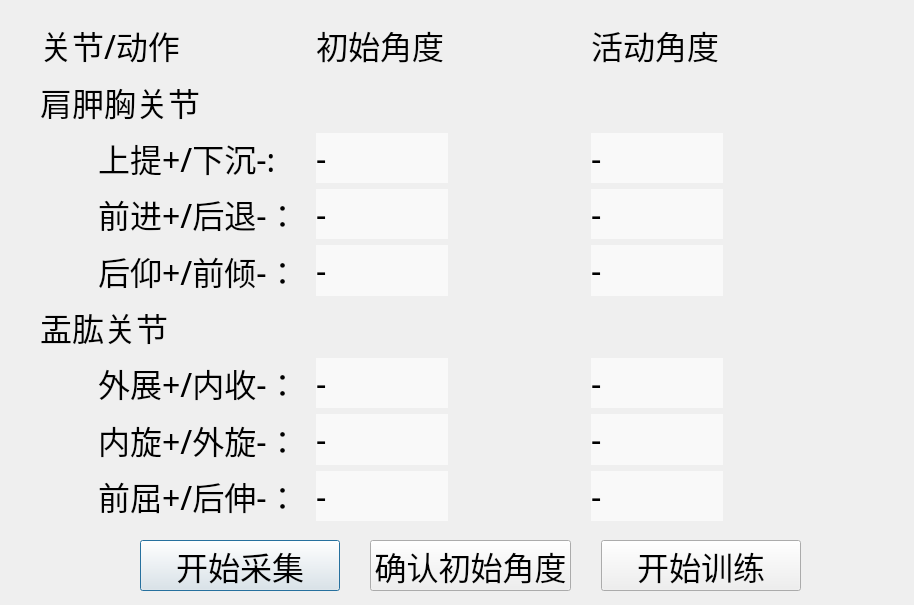
<?xml version="1.0" encoding="UTF-8"?>
<ui version="4.0">
 <class>Dialog</class>
 <widget class="QDialog" name="Dialog">
  <property name="geometry">
   <rect>
    <x>0</x>
    <y>0</y>
    <width>914</width>
    <height>605</height>
   </rect>
  </property>
  <property name="windowTitle">
   <string>Dialog</string>
  </property>
  <widget class="QWidget" name="horizontalLayoutWidget_3">
   <property name="geometry">
    <rect>
     <x>130</x>
     <y>540</y>
     <width>681</width>
     <height>51</height>
    </rect>
   </property>
   <property name="font">
    <font>
     <family>Heiti SC</family>
     <pointsize>24</pointsize>
    </font>
   </property>
   <layout class="QHBoxLayout" name="horizontalLayout_3" stretch="0,0,0">
    <property name="spacing">
     <number>30</number>
    </property>
    <property name="sizeConstraint">
     <enum>QLayout::SetDefaultConstraint</enum>
    </property>
    <property name="leftMargin">
     <number>10</number>
    </property>
    <property name="rightMargin">
     <number>10</number>
    </property>
    <item>
     <widget class="QPushButton" name="btnBeginSerial">
      <property name="font">
       <font>
        <family>Heiti SC</family>
        <pointsize>24</pointsize>
       </font>
      </property>
      <property name="text">
       <string>开始采集</string>
      </property>
     </widget>
    </item>
    <item>
     <widget class="QPushButton" name="btnInitAngle">
      <property name="font">
       <font>
        <family>Heiti SC</family>
        <pointsize>24</pointsize>
       </font>
      </property>
      <property name="text">
       <string>确认初始角度</string>
      </property>
     </widget>
    </item>
    <item>
     <widget class="QPushButton" name="btnBeginTrain">
      <property name="font">
       <font>
        <family>Heiti SC</family>
        <pointsize>24</pointsize>
       </font>
      </property>
      <property name="styleSheet">
       <string notr="true"/>
      </property>
      <property name="text">
       <string>开始训练</string>
      </property>
     </widget>
    </item>
   </layout>
  </widget>
  <widget class="QWidget" name="gridLayoutWidget">
   <property name="geometry">
    <rect>
     <x>40</x>
     <y>20</y>
     <width>821</width>
     <height>501</height>
    </rect>
   </property>
   <property name="font">
    <font>
     <family>Heiti SC</family>
     <pointsize>24</pointsize>
    </font>
   </property>
   <layout class="QGridLayout" name="gridLayout" columnstretch="0,0,0">
    <item row="4" column="2">
     <layout class="QHBoxLayout" name="horizontalLayout_4">
      <item>
       <widget class="QLabel" name="Act_AA_SN_Z">
        <property name="font">
         <font>
          <family>Heiti SC</family>
          <pointsize>24</pointsize>
         </font>
        </property>
        <property name="styleSheet">
         <string notr="true">background:rgb(249, 249, 249)</string>
        </property>
        <property name="text">
         <string>-</string>
        </property>
        <property name="margin">
         <number>10</number>
        </property>
       </widget>
      </item>
      <item>
       <widget class="QLabel" name="Cps_AA_SN_Z">
        <property name="font">
         <font>
          <family>Heiti SC</family>
          <pointsize>24</pointsize>
         </font>
        </property>
        <property name="styleSheet">
         <string notr="true"/>
        </property>
        <property name="text">
         <string/>
        </property>
        <property name="margin">
         <number>10</number>
        </property>
       </widget>
      </item>
     </layout>
    </item>
    <item row="7" column="1">
     <layout class="QGridLayout" name="gridLayout_6">
      <item row="0" column="0">
       <widget class="QLabel" name="Init_GH_AA_Y">
        <property name="font">
         <font>
          <family>Heiti SC</family>
          <pointsize>24</pointsize>
         </font>
        </property>
        <property name="styleSheet">
         <string notr="true">background:rgb(249, 249, 249)</string>
        </property>
        <property name="text">
         <string>-</string>
        </property>
        <property name="margin">
         <number>10</number>
        </property>
       </widget>
      </item>
      <item row="0" column="1">
       <widget class="QLabel" name="placeholder_5">
        <property name="font">
         <font>
          <family>Heiti SC</family>
          <pointsize>24</pointsize>
         </font>
        </property>
        <property name="styleSheet">
         <string notr="true"/>
        </property>
        <property name="text">
         <string/>
        </property>
        <property name="margin">
         <number>10</number>
        </property>
       </widget>
      </item>
     </layout>
    </item>
    <item row="3" column="2">
     <layout class="QHBoxLayout" name="horizontalLayout_2">
      <item>
       <widget class="QLabel" name="Act_AA_SN_Y">
        <property name="font">
         <font>
          <family>Heiti SC</family>
          <pointsize>24</pointsize>
         </font>
        </property>
        <property name="styleSheet">
         <string notr="true">background:rgb(249, 249, 249)</string>
        </property>
        <property name="text">
         <string>-</string>
        </property>
        <property name="margin">
         <number>10</number>
        </property>
       </widget>
      </item>
      <item>
       <widget class="QLabel" name="Cps_AA_SN_Y">
        <property name="font">
         <font>
          <family>Heiti SC</family>
          <pointsize>24</pointsize>
         </font>
        </property>
        <property name="styleSheet">
         <string notr="true"/>
        </property>
        <property name="text">
         <string/>
        </property>
        <property name="margin">
         <number>10</number>
        </property>
       </widget>
      </item>
     </layout>
    </item>
    <item row="8" column="2">
     <layout class="QHBoxLayout" name="horizontalLayout_7">
      <item>
       <widget class="QLabel" name="Act_GH_AA_Z">
        <property name="font">
         <font>
          <family>Heiti SC</family>
          <pointsize>24</pointsize>
         </font>
        </property>
        <property name="styleSheet">
         <string notr="true">background:rgb(249, 249, 249)</string>
        </property>
        <property name="text">
         <string>-</string>
        </property>
        <property name="margin">
         <number>10</number>
        </property>
       </widget>
      </item>
      <item>
       <widget class="QLabel" name="Cps_GH_AA_Z">
        <property name="font">
         <font>
          <family>Heiti SC</family>
          <pointsize>24</pointsize>
         </font>
        </property>
        <property name="styleSheet">
         <string notr="true"/>
        </property>
        <property name="text">
         <string/>
        </property>
        <property name="margin">
         <number>10</number>
        </property>
       </widget>
      </item>
     </layout>
    </item>
    <item row="6" column="2">
     <layout class="QHBoxLayout" name="horizontalLayout_5">
      <item>
       <widget class="QLabel" name="Act_GH_AA_X">
        <property name="font">
         <font>
          <family>Heiti SC</family>
          <pointsize>24</pointsize>
         </font>
        </property>
        <property name="styleSheet">
         <string notr="true">background:rgb(249, 249, 249)</string>
        </property>
        <property name="text">
         <string>-</string>
        </property>
        <property name="margin">
         <number>10</number>
        </property>
       </widget>
      </item>
      <item>
       <widget class="QLabel" name="Cps_GH_AA_X">
        <property name="font">
         <font>
          <family>Heiti SC</family>
          <pointsize>24</pointsize>
         </font>
        </property>
        <property name="styleSheet">
         <string notr="true"/>
        </property>
        <property name="text">
         <string/>
        </property>
        <property name="margin">
         <number>10</number>
        </property>
       </widget>
      </item>
     </layout>
    </item>
    <item row="2" column="2">
     <layout class="QHBoxLayout" name="horizontalLayout">
      <item>
       <widget class="QLabel" name="Act_AA_SN_X">
        <property name="font">
         <font>
          <family>Heiti SC</family>
          <pointsize>24</pointsize>
         </font>
        </property>
        <property name="styleSheet">
         <string notr="true">background:rgb(249, 249, 249)</string>
        </property>
        <property name="text">
         <string>-</string>
        </property>
        <property name="margin">
         <number>10</number>
        </property>
       </widget>
      </item>
      <item>
       <widget class="QLabel" name="Cps_AA_SN_X">
        <property name="font">
         <font>
          <family>Heiti SC</family>
          <pointsize>24</pointsize>
         </font>
        </property>
        <property name="styleSheet">
         <string notr="true"/>
        </property>
        <property name="text">
         <string/>
        </property>
        <property name="margin">
         <number>10</number>
        </property>
       </widget>
      </item>
     </layout>
    </item>
    <item row="8" column="1">
     <layout class="QGridLayout" name="gridLayout_7">
      <item row="0" column="0">
       <widget class="QLabel" name="Init_GH_AA_Z">
        <property name="font">
         <font>
          <family>Heiti SC</family>
          <pointsize>24</pointsize>
         </font>
        </property>
        <property name="styleSheet">
         <string notr="true">background:rgb(249, 249, 249)</string>
        </property>
        <property name="text">
         <string>-</string>
        </property>
        <property name="margin">
         <number>10</number>
        </property>
       </widget>
      </item>
      <item row="0" column="1">
       <widget class="QLabel" name="placeholder_6">
        <property name="font">
         <font>
          <family>Heiti SC</family>
          <pointsize>24</pointsize>
         </font>
        </property>
        <property name="styleSheet">
         <string notr="true"/>
        </property>
        <property name="text">
         <string/>
        </property>
        <property name="margin">
         <number>10</number>
        </property>
       </widget>
      </item>
     </layout>
    </item>
    <item row="4" column="1">
     <layout class="QGridLayout" name="gridLayout_4">
      <item row="0" column="0">
       <widget class="QLabel" name="Init_AA_SN_Z">
        <property name="font">
         <font>
          <family>Heiti SC</family>
          <pointsize>24</pointsize>
         </font>
        </property>
        <property name="styleSheet">
         <string notr="true">background:rgb(249, 249, 249)</string>
        </property>
        <property name="text">
         <string>-</string>
        </property>
        <property name="margin">
         <number>10</number>
        </property>
       </widget>
      </item>
      <item row="0" column="1">
       <widget class="QLabel" name="placeholder_3">
        <property name="font">
         <font>
          <family>Heiti SC</family>
          <pointsize>24</pointsize>
         </font>
        </property>
        <property name="styleSheet">
         <string notr="true"/>
        </property>
        <property name="text">
         <string/>
        </property>
        <property name="margin">
         <number>10</number>
        </property>
       </widget>
      </item>
     </layout>
    </item>
    <item row="6" column="1">
     <layout class="QGridLayout" name="gridLayout_5">
      <item row="0" column="0">
       <widget class="QLabel" name="Init_GH_AA_X">
        <property name="font">
         <font>
          <family>Heiti SC</family>
          <pointsize>24</pointsize>
         </font>
        </property>
        <property name="styleSheet">
         <string notr="true">background:rgb(249, 249, 249)</string>
        </property>
        <property name="text">
         <string>-</string>
        </property>
        <property name="margin">
         <number>10</number>
        </property>
       </widget>
      </item>
      <item row="0" column="1">
       <widget class="QLabel" name="placeholder_4">
        <property name="font">
         <font>
          <family>Heiti SC</family>
          <pointsize>24</pointsize>
         </font>
        </property>
        <property name="styleSheet">
         <string notr="true"/>
        </property>
        <property name="text">
         <string/>
        </property>
        <property name="margin">
         <number>10</number>
        </property>
       </widget>
      </item>
     </layout>
    </item>
    <item row="2" column="1">
     <layout class="QGridLayout" name="gridLayout_2">
      <item row="0" column="0">
       <widget class="QLabel" name="Init_AA_SN_X">
        <property name="font">
         <font>
          <family>Heiti SC</family>
          <pointsize>24</pointsize>
         </font>
        </property>
        <property name="styleSheet">
         <string notr="true">background:rgb(249, 249, 249)</string>
        </property>
        <property name="text">
         <string>-</string>
        </property>
        <property name="margin">
         <number>10</number>
        </property>
       </widget>
      </item>
      <item row="0" column="1">
       <widget class="QLabel" name="placeholder_1">
        <property name="font">
         <font>
          <family>Heiti SC</family>
          <pointsize>24</pointsize>
         </font>
        </property>
        <property name="styleSheet">
         <string notr="true"/>
        </property>
        <property name="text">
         <string/>
        </property>
        <property name="margin">
         <number>10</number>
        </property>
       </widget>
      </item>
     </layout>
    </item>
    <item row="7" column="2">
     <layout class="QHBoxLayout" name="horizontalLayout_6">
      <item>
       <widget class="QLabel" name="Act_GH_AA_Y">
        <property name="font">
         <font>
          <family>Heiti SC</family>
          <pointsize>24</pointsize>
         </font>
        </property>
        <property name="styleSheet">
         <string notr="true">background:rgb(249, 249, 249)</string>
        </property>
        <property name="text">
         <string>-</string>
        </property>
        <property name="margin">
         <number>10</number>
        </property>
       </widget>
      </item>
      <item>
       <widget class="QLabel" name="Cps_GH_AA_Y">
        <property name="font">
         <font>
          <family>Heiti SC</family>
          <pointsize>24</pointsize>
         </font>
        </property>
        <property name="styleSheet">
         <string notr="true"/>
        </property>
        <property name="text">
         <string/>
        </property>
        <property name="margin">
         <number>10</number>
        </property>
       </widget>
      </item>
     </layout>
    </item>
    <item row="3" column="1">
     <layout class="QGridLayout" name="gridLayout_3">
      <item row="0" column="0">
       <widget class="QLabel" name="Init_AA_SN_Y">
        <property name="font">
         <font>
          <family>Heiti SC</family>
          <pointsize>24</pointsize>
         </font>
        </property>
        <property name="styleSheet">
         <string notr="true">background:rgb(249, 249, 249)</string>
        </property>
        <property name="text">
         <string>-</string>
        </property>
        <property name="margin">
         <number>10</number>
        </property>
       </widget>
      </item>
      <item row="0" column="1">
       <widget class="QLabel" name="placeholder_2">
        <property name="font">
         <font>
          <family>Heiti SC</family>
          <pointsize>24</pointsize>
         </font>
        </property>
        <property name="styleSheet">
         <string notr="true"/>
        </property>
        <property name="text">
         <string/>
        </property>
        <property name="margin">
         <number>10</number>
        </property>
       </widget>
      </item>
     </layout>
    </item>
    <item row="0" column="2">
     <widget class="QLabel" name="label_5">
      <property name="font">
       <font>
        <family>Heiti SC</family>
        <pointsize>24</pointsize>
       </font>
      </property>
      <property name="styleSheet">
       <string notr="true"/>
      </property>
      <property name="text">
       <string>活动角度</string>
      </property>
     </widget>
    </item>
    <item row="0" column="0">
     <widget class="QLabel" name="label_4">
      <property name="font">
       <font>
        <family>Heiti SC</family>
        <pointsize>24</pointsize>
       </font>
      </property>
      <property name="styleSheet">
       <string notr="true"/>
      </property>
      <property name="text">
       <string>关节/动作</string>
      </property>
     </widget>
    </item>
    <item row="0" column="1">
     <widget class="QLabel" name="label_3">
      <property name="font">
       <font>
        <family>Heiti SC</family>
        <pointsize>24</pointsize>
       </font>
      </property>
      <property name="styleSheet">
       <string notr="true"/>
      </property>
      <property name="text">
       <string>初始角度</string>
      </property>
     </widget>
    </item>
    <item row="1" column="0">
     <widget class="QLabel" name="label_6">
      <property name="font">
       <font>
        <family>Heiti SC</family>
        <pointsize>24</pointsize>
       </font>
      </property>
      <property name="styleSheet">
       <string notr="true"/>
      </property>
      <property name="text">
       <string>肩胛胸关节</string>
      </property>
     </widget>
    </item>
    <item row="4" column="0">
     <widget class="QLabel" name="label_9">
      <property name="font">
       <font>
        <family>Heiti SC</family>
        <pointsize>24</pointsize>
       </font>
      </property>
      <property name="styleSheet">
       <string notr="true"/>
      </property>
      <property name="text">
       <string>       后仰+/前倾-：</string>
      </property>
     </widget>
    </item>
    <item row="2" column="0">
     <widget class="QLabel" name="label_7">
      <property name="font">
       <font>
        <family>Heiti SC</family>
        <pointsize>24</pointsize>
       </font>
      </property>
      <property name="styleSheet">
       <string notr="true"/>
      </property>
      <property name="text">
       <string>       上提+/下沉-:</string>
      </property>
      <property name="indent">
       <number>-1</number>
      </property>
      <property name="openExternalLinks">
       <bool>false</bool>
      </property>
     </widget>
    </item>
    <item row="8" column="0">
     <widget class="QLabel" name="label_13">
      <property name="font">
       <font>
        <family>Heiti SC</family>
        <pointsize>24</pointsize>
       </font>
      </property>
      <property name="styleSheet">
       <string notr="true"/>
      </property>
      <property name="text">
       <string>       前屈+/后伸-：</string>
      </property>
     </widget>
    </item>
    <item row="7" column="0">
     <widget class="QLabel" name="label_12">
      <property name="font">
       <font>
        <family>Heiti SC</family>
        <pointsize>24</pointsize>
       </font>
      </property>
      <property name="styleSheet">
       <string notr="true"/>
      </property>
      <property name="text">
       <string>       内旋+/外旋-：</string>
      </property>
     </widget>
    </item>
    <item row="6" column="0">
     <widget class="QLabel" name="label_11">
      <property name="font">
       <font>
        <family>Heiti SC</family>
        <pointsize>24</pointsize>
       </font>
      </property>
      <property name="styleSheet">
       <string notr="true"/>
      </property>
      <property name="text">
       <string>       外展+/内收-：</string>
      </property>
     </widget>
    </item>
    <item row="5" column="0">
     <widget class="QLabel" name="label_10">
      <property name="font">
       <font>
        <family>Heiti SC</family>
        <pointsize>24</pointsize>
       </font>
      </property>
      <property name="styleSheet">
       <string notr="true"/>
      </property>
      <property name="text">
       <string>盂肱关节</string>
      </property>
     </widget>
    </item>
    <item row="3" column="0">
     <widget class="QLabel" name="label_8">
      <property name="font">
       <font>
        <family>Heiti SC</family>
        <pointsize>24</pointsize>
       </font>
      </property>
      <property name="styleSheet">
       <string notr="true"/>
      </property>
      <property name="text">
       <string>       前进+/后退-：</string>
      </property>
     </widget>
    </item>
   </layout>
  </widget>
 </widget>
 <resources/>
 <connections/>
</ui>
